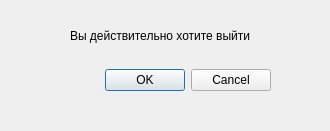
<?xml version="1.0" encoding="UTF-8"?>
<ui version="4.0">
 <class>Dialog</class>
 <widget class="QDialog" name="Dialog">
  <property name="geometry">
   <rect>
    <x>0</x>
    <y>0</y>
    <width>330</width>
    <height>131</height>
   </rect>
  </property>
  <property name="windowTitle">
   <string>Выйти?</string>
  </property>
  <widget class="QDialogButtonBox" name="buttonBox">
   <property name="geometry">
    <rect>
     <x>80</x>
     <y>60</y>
     <width>191</width>
     <height>41</height>
    </rect>
   </property>
   <property name="orientation">
    <enum>Qt::Horizontal</enum>
   </property>
   <property name="standardButtons">
    <set>QDialogButtonBox::Cancel|QDialogButtonBox::Ok</set>
   </property>
  </widget>
  <widget class="QLabel" name="label">
   <property name="geometry">
    <rect>
     <x>70</x>
     <y>20</y>
     <width>201</width>
     <height>31</height>
    </rect>
   </property>
   <property name="text">
    <string>Вы действительно хотите выйти</string>
   </property>
  </widget>
 </widget>
 <resources/>
 <connections>
  <connection>
   <sender>buttonBox</sender>
   <signal>accepted()</signal>
   <receiver>Dialog</receiver>
   <slot>accept()</slot>
   <hints>
    <hint type="sourcelabel">
     <x>248</x>
     <y>254</y>
    </hint>
    <hint type="destinationlabel">
     <x>157</x>
     <y>274</y>
    </hint>
   </hints>
  </connection>
  <connection>
   <sender>buttonBox</sender>
   <signal>rejected()</signal>
   <receiver>Dialog</receiver>
   <slot>reject()</slot>
   <hints>
    <hint type="sourcelabel">
     <x>316</x>
     <y>260</y>
    </hint>
    <hint type="destinationlabel">
     <x>286</x>
     <y>274</y>
    </hint>
   </hints>
  </connection>
 </connections>
</ui>
